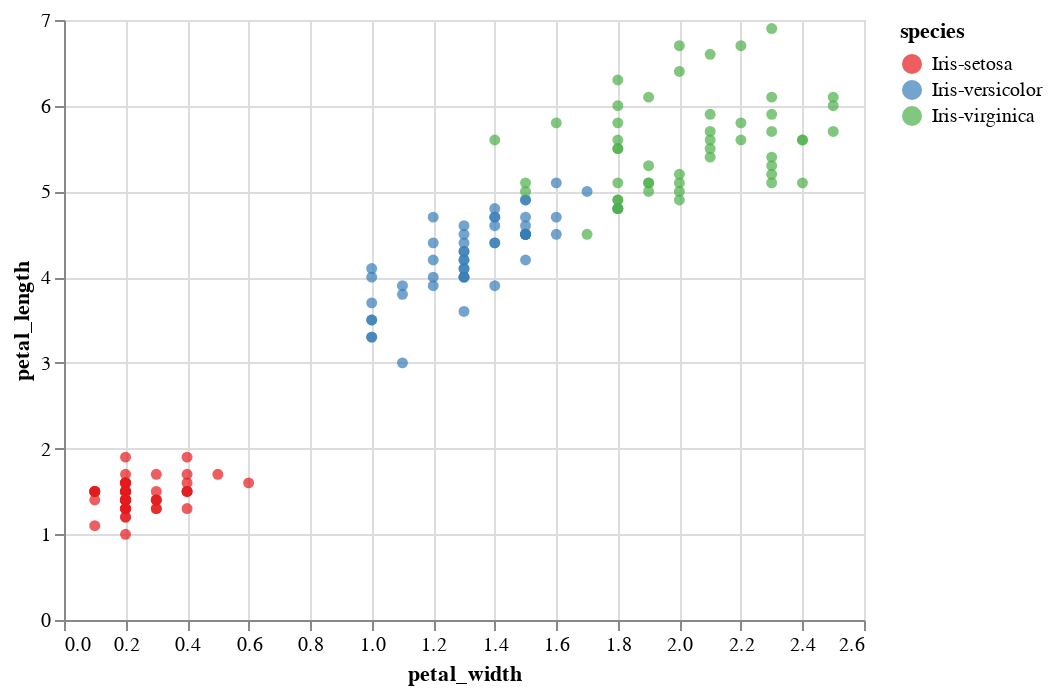

This figure's notebook cell:
### Code cell
import altair as alt

# Plot the different species by petal length and width
known = alt.Chart(iris).mark_point(filled=True).encode(
    x='petal_width',
    y='petal_length',
    color=alt.Color('species', scale=alt.Scale(scheme='set1'))
)
known

### Figure 1 — Vega-Lite specification as saved in the notebook (floating-point values rounded to 4 significant figures; data arrays with more than 128 entries replaced by an {"elided": "..."} marker saying what was removed)
{"config": {"view": {"continuousWidth": 400, "continuousHeight": 300}}, "data": {"name": "data-2d94771ea62125b445223a5fc16e2995"}, "mark": {"type": "point", "filled": true}, "encoding": {"color": {"type": "nominal", "field": "species", "scale": {"scheme": "set1"}}, "x": {"type": "quantitative", "field": "petal_width"}, "y": {"type": "quantitative", "field": "petal_length"}}, "$schema": "https://vega.github.io/schema/vega-lite/v4.8.1.json", "datasets": {"data-2d94771ea62125b445223a5fc16e2995": {"elided": "150 records"}}}
